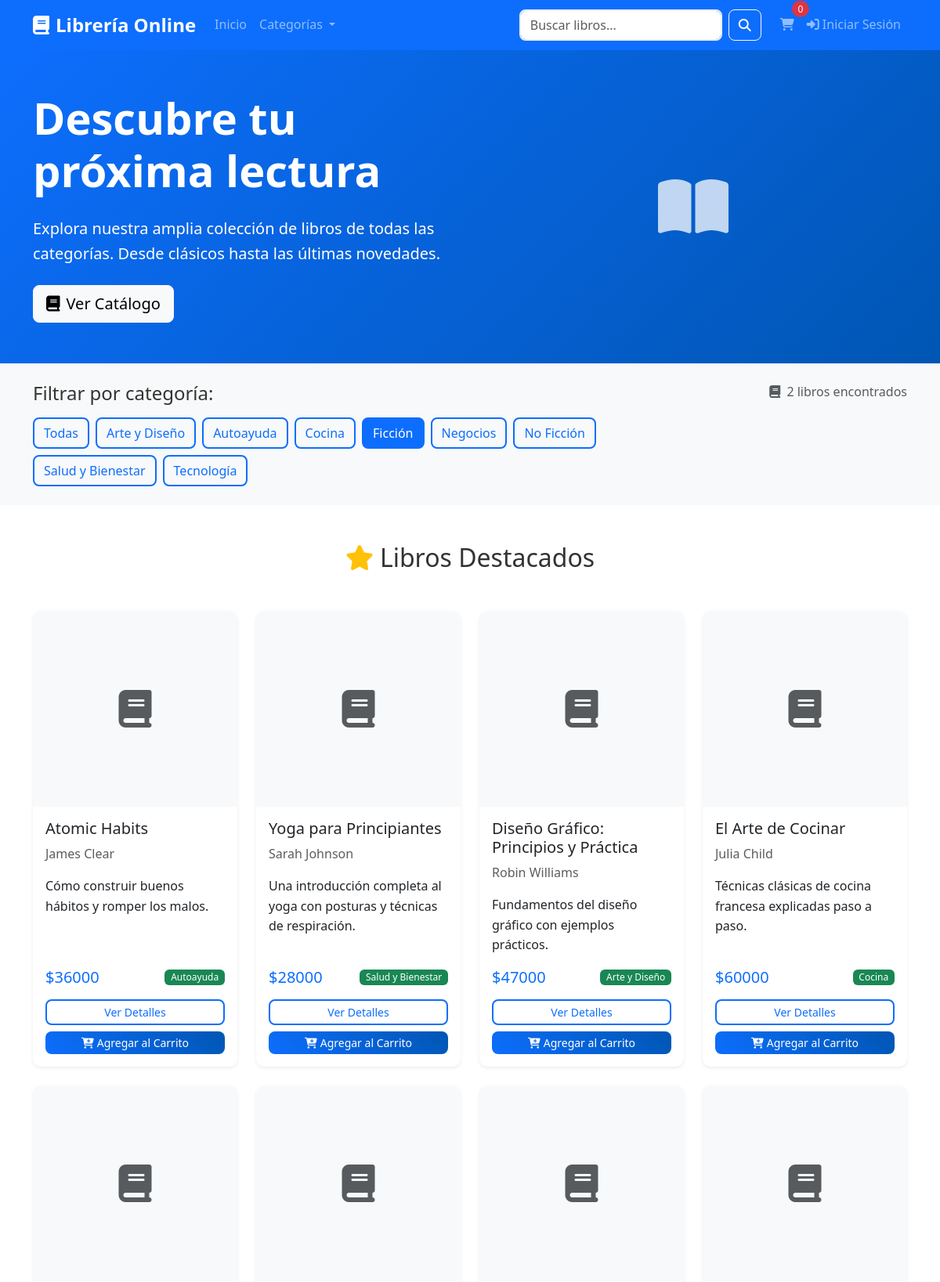
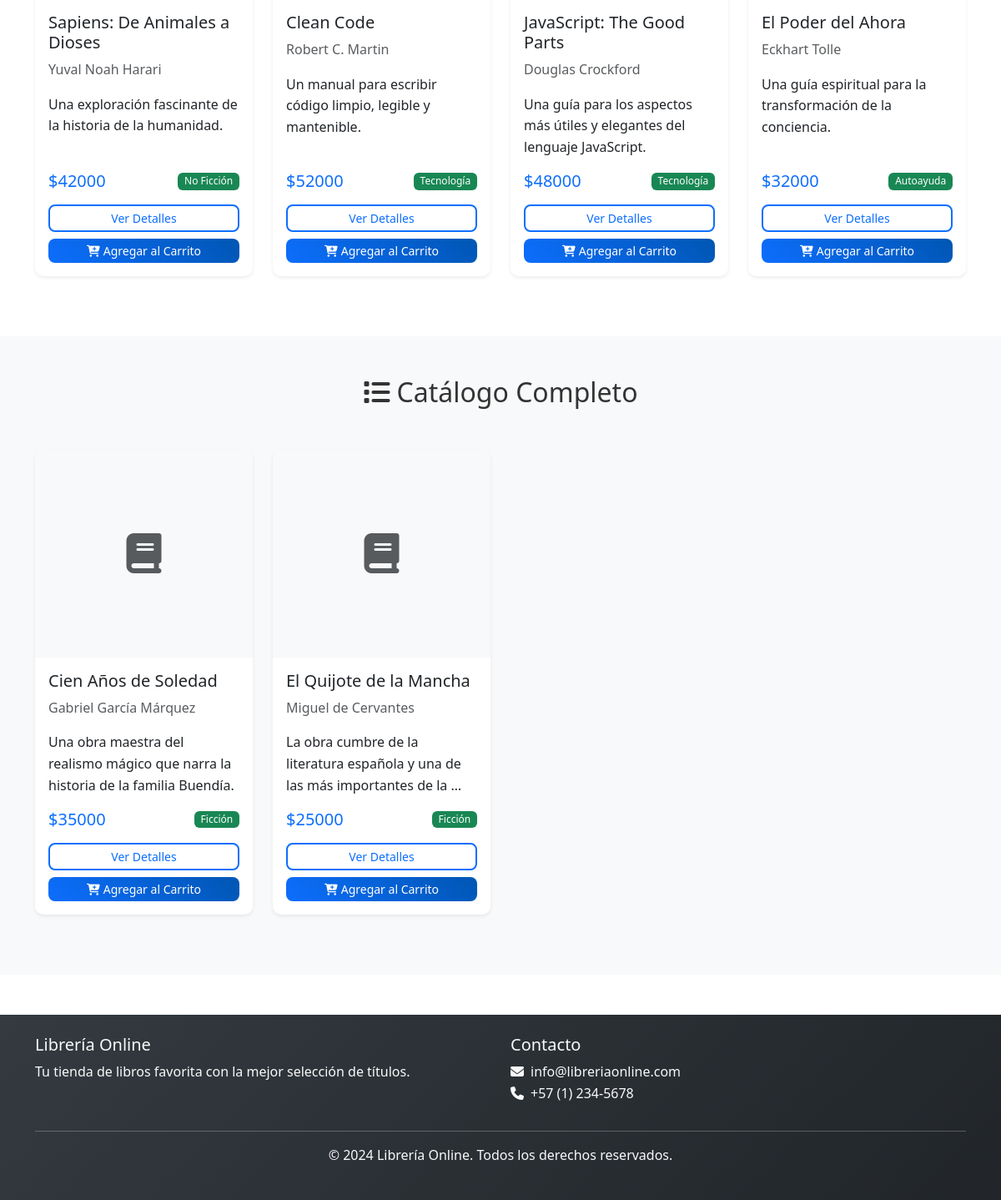
The page /?categoria=1 on the database its author committed (2 pictures, top to bottom).
### tienda/models.py (models this page shows, shortened)
class Categoria(models.Model):
    nombre = models.CharField(max_length=100, unique=True)
    descripcion = models.TextField(blank=True)
    fecha_creacion = models.DateTimeField(auto_now_add=True)
    class Meta:
        verbose_name = "Categoría"
        verbose_name_plural = "Categorías"
        ordering = ['nombre']

class Libro(models.Model):
    titulo = models.CharField(max_length=200)
    autor = models.CharField(max_length=200)
    descripcion = models.TextField()
    precio = models.DecimalField(
        max_digits=10,
        decimal_places=2,
        validators=[MinValueValidator(Decimal('0.01'))]
    )
    imagen = models.ImageField(upload_to='libros/', blank=True, null=True)
    categoria = models.ForeignKey(Categoria, on_delete=models.CASCADE)
    stock = models.PositiveIntegerField(default=0)
    fecha_publicacion = models.DateField(blank=True, null=True)
    isbn = models.CharField(max_length=20, blank=True)
    fecha_creacion = models.DateTimeField(auto_now_add=True)
    fecha_actualizacion = models.DateTimeField(auto_now=True)
    activo = models.BooleanField(default=True)
    class Meta:
        verbose_name = "Libro"
        verbose_name_plural = "Libros"
        ordering = ['-fecha_creacion']

### tienda/views.py (the view)
# urls.py: path('', views.index, name='index'),
def index(request):
    categorias = Categoria.objects.all()
    libros_destacados = Libro.objects.filter(activo=True, stock__gt=0)[:8]
    categoria_id = request.GET.get('categoria')
    busqueda = request.GET.get('busqueda')
    libros = Libro.objects.filter(activo=True, stock__gt=0)
    if categoria_id:
        libros = libros.filter(categoria_id=categoria_id)
    if busqueda:
        libros = libros.filter(
            models.Q(titulo__icontains=busqueda) |
            models.Q(autor__icontains=busqueda)
        )
    paginator = Paginator(libros, 12)
    page_number = request.GET.get('page')
    libros_paginados = paginator.get_page(page_number)
    carrito = obtener_o_crear_carrito(request)
    context = {
        'libros_destacados': libros_destacados,
        'libros': libros_paginados,
        'categorias': categorias,
        'categoria_actual': categoria_id,
        'busqueda_actual': busqueda,
        'cantidad_carrito': carrito.cantidad_total,
    }
    return render(request, 'tienda/index.html', context)

### tienda/models.py (called while the page is built)
    @property
    def cantidad_total(self):
        return sum(item.cantidad for item in self.items.all())

### tienda/views.py (called while the page is built)
def obtener_o_crear_carrito(request):
    if request.user.is_authenticated:
        carrito, created = Carrito.objects.get_or_create(usuario=request.user)
    else:
        session_key = request.session.session_key
        if not session_key:
            request.session.create()
            session_key = request.session.session_key
        carrito, created = Carrito.objects.get_or_create(session_key=session_key)
    return carrito

### templates/tienda/index.html (shortened to what this page needs)
{% extends 'base.html' %}
{% load static %}
{% block content %}
<section class="hero-section bg-primary text-white py-5">
    <div class="container">
        <div class="row align-items-center">
            <div class="col-lg-6">
                <h1 class="display-4 fw-bold mb-4">Descubre tu próxima lectura</h1>
                <p class="lead mb-4">Explora nuestra amplia colección de libros de todas las categorías. Desde clásicos hasta las últimas novedades.</p>
                <a href="#libros-destacados" class="btn btn-light btn-lg">
                    <i class="fas fa-book me-2"></i>Ver Catálogo
                </a>
            </div>
            <div class="col-lg-6 text-center">
                <i class="fas fa-book-open display-1 opacity-75"></i>
            </div>
        </div>
    </div>
</section>
<section class="py-4 bg-light">
    <div class="container">
        <div class="row">
            <div class="col-md-8">
                <h4 class="mb-3">Filtrar por categoría:</h4>
                <div class="d-flex flex-wrap gap-2">
                    <a href="{% url 'index' %}" class="btn btn-outline-primary {% if not categoria_actual %}active{% endif %}">
                        Todas
                    </a>
                    {% for categoria in categorias %}
                    <a href="{% url 'index' %}?categoria={{ categoria.id }}"
                       class="btn btn-outline-primary {% if categoria_actual == categoria.id|stringformat:'s' %}active{% endif %}">
                        {{ categoria.nombre }}
                    </a>
                    {% endfor %}
                </div>
            </div>
            <div class="col-md-4 text-end">
                <p class="text-muted mb-0">
                    <i class="fas fa-book me-1"></i>
                    {{ libros.paginator.count }} libros encontrados
                </p>
            </div>
        </div>
    </div>
</section>
{% if libros_destacados %}
<section id="libros-destacados" class="py-5">
    <div class="container">
        <h2 class="text-center mb-5">
            <i class="fas fa-star text-warning me-2"></i>Libros Destacados
        </h2>
        <div class="row">
            {% for libro in libros_destacados %}
            <div class="col-lg-3 col-md-4 col-sm-6 mb-4">
                <div class="card h-100 shadow-sm libro-card">
                    {% if libro.imagen %}
                    <img src="{{ libro.imagen.url }}" class="card-img-top" alt="{{ libro.titulo }}" style="height: 250px; object-fit: cover;">
                    {% else %}
                    <div class="card-img-top bg-light d-flex align-items-center justify-content-center" style="height: 250px;">
                        <i class="fas fa-book fa-3x text-muted"></i>
                    </div>
                    {% endif %}
                    <div class="card-body d-flex flex-column">
                        <h5 class="card-title">{{ libro.titulo }}</h5>
                        <p class="card-text text-muted">{{ libro.autor }}</p>
                        <p class="card-text flex-grow-1">{{ libro.descripcion|truncatewords:15 }}</p>
                        <div class="mt-auto">
                            <div class="d-flex justify-content-between align-items-center mb-3">
                                <span class="h5 text-primary mb-0">${{ libro.precio|floatformat:0 }}</span>
                                <span class="badge bg-success">{{ libro.categoria.nombre }}</span>
                            </div>
                            <div class="d-grid gap-2">
                                <a href="{% url 'detalle_libro' libro.id %}" class="btn btn-outline-primary btn-sm">
                                    Ver Detalles
                                </a>
                                <button class="btn btn-primary btn-sm agregar-carrito" data-libro-id="{{ libro.id }}">
                                    <i class="fas fa-cart-plus me-1"></i>Agregar al Carrito
                                </button>
                            </div>
                        </div>
                    </div>
                </div>
            </div>
            {% endfor %}
        </div>
    </div>
</section>
{% endif %}
<section class="py-5 bg-light">
    <div class="container">
        <h2 class="text-center mb-5">
            <i class="fas fa-list me-2"></i>Catálogo Completo
        </h2>
        {% if libros %}
        <div class="row">
            {% for libro in libros %}
            <div class="col-lg-3 col-md-4 col-sm-6 mb-4">
                <div class="card h-100 shadow-sm libro-card">
                    {% if libro.imagen %}
                    <img src="{{ libro.imagen.url }}" class="card-img-top" alt="{{ libro.titulo }}" style="height: 250px; object-fit: cover;">
                    {% else %}
                    <div class="card-img-top bg-light d-flex align-items-center justify-content-center" style="height: 250px;">
                        <i class="fas fa-book fa-3x text-muted"></i>
                    </div>
                    {% endif %}
                    <div class="card-body d-flex flex-column">
                        <h5 class="card-title">{{ libro.titulo }}</h5>
                        <p class="card-text text-muted">{{ libro.autor }}</p>
                        <p class="card-text flex-grow-1">{{ libro.descripcion|truncatewords:15 }}</p>
                        <div class="mt-auto">
                            <div class="d-flex justify-content-between align-items-center mb-3">
                                <span class="h5 text-primary mb-0">${{ libro.precio|floatformat:0 }}</span>
                                <span class="badge bg-success">{{ libro.categoria.nombre }}</span>
                            </div>
                            <div class="d-grid gap-2">
                                <a href="{% url 'detalle_libro' libro.id %}" class="btn btn-outline-primary btn-sm">
                                    Ver Detalles
                                </a>
                                <button class="btn btn-primary btn-sm agregar-carrito" data-libro-id="{{ libro.id }}">
                                    <i class="fas fa-cart-plus me-1"></i>Agregar al Carrito
                                </button>
                            </div>
                        </div>
                    </div>
                </div>
            </div>
            {% endfor %}
        </div>
        {% endif %}
    </div>
</section>
{% endblock %}

### static/css/style.css (style rules this page uses)
:root { --primary-color: #0d6efd; --secondary-color: #6c757d; --success-color: #198754; --danger-color: #dc3545; --warning-color: #ffc107; --info-color: #0dcaf0; --light-color: #f8f9fa; --dark-color: #212529; }
body { font-family: 'Segoe UI', Tahoma, Geneva, Verdana, sans-serif; line-height: 1.6; color: #333; }
.hero-section { background: linear-gradient(135deg, var(--primary-color) 0%, #0056b3 100%); min-height: 400px; display: flex; align-items: center; }
.libro-card { transition: transform 0.3s ease, box-shadow 0.3s ease; border: none; border-radius: 10px; overflow: hidden; }
.libro-card .card-img-top { transition: transform 0.3s ease; }
.btn { border-radius: 8px; font-weight: 500; transition: all 0.3s ease; }
.btn-primary { background: linear-gradient(45deg, var(--primary-color), #0056b3); border: none; }
.btn-outline-primary { border: 2px solid var(--primary-color); color: var(--primary-color); }
.badge { border-radius: 6px; font-weight: 500; }
.fas, .far, .fab { transition: transform 0.3s ease; }

### rows shown on the page
Categoria: nombre "Arte y Diseño"
Categoria: nombre "Autoayuda"
Categoria: nombre "Cocina"
Categoria: nombre "Ficción"
Categoria: nombre "Negocios"
Categoria: nombre "No Ficción"
Categoria: nombre "Salud y Bienestar"
Categoria: nombre "Tecnología"
Libro: titulo "Atomic Habits", autor "James Clear", descripcion "Cómo construir buenos hábitos y romper los malos.", precio "36000", categoria.nombre "Autoayuda"
Libro: titulo "Yoga para Principiantes", autor "Sarah Johnson", descripcion "Una introducción completa al yoga con posturas y técnicas de respiración.", precio "28000", categoria.nombre "Salud y Bienestar"
Libro: titulo "Diseño Gráfico: Principios y Práctica", autor "Robin Williams", descripcion "Fundamentos del diseño gráfico con ejemplos prácticos.", precio "47000", categoria.nombre "Arte y Diseño"
Libro: titulo "El Arte de Cocinar", autor "Julia Child", descripcion "Técnicas clásicas de cocina francesa explicadas paso a paso.", precio "60000", categoria.nombre "Cocina"
Libro: titulo "Sapiens: De Animales a Dioses", autor "Yuval Noah Harari", descripcion "Una exploración fascinante de la historia de la humanidad.", precio "42000", categoria.nombre "No Ficción"
Libro: titulo "Clean Code", autor "Robert C. Martin", descripcion "Un manual para escribir código limpio, legible y mantenible.", precio "52000", categoria.nombre "Tecnología"
Libro: titulo "JavaScript: The Good Parts", autor "Douglas Crockford", descripcion "Una guía para los aspectos más útiles y elegantes del lenguaje JavaScript.", precio "48000", categoria.nombre "Tecnología"
Libro: titulo "El Poder del Ahora", autor "Eckhart Tolle", descripcion "Una guía espiritual para la transformación de la conciencia.", precio "32000", categoria.nombre "Autoayuda"
Libro: titulo "Cien Años de Soledad", autor "Gabriel García Márquez", descripcion "Una obra maestra del realismo mágico que narra la historia de la familia Buendía.", precio "35000", categoria.nombre "Ficción"
Libro: titulo "El Quijote de la Mancha", autor "Miguel de Cervantes", descripcion "La obra cumbre de la literatura española y una de las más importantes de la …", precio "25000", categoria.nombre "Ficción"

### other values the page prints
{{ cantidad_carrito|default:0 }} "0"
{{ libros.paginator.count }} "2"
